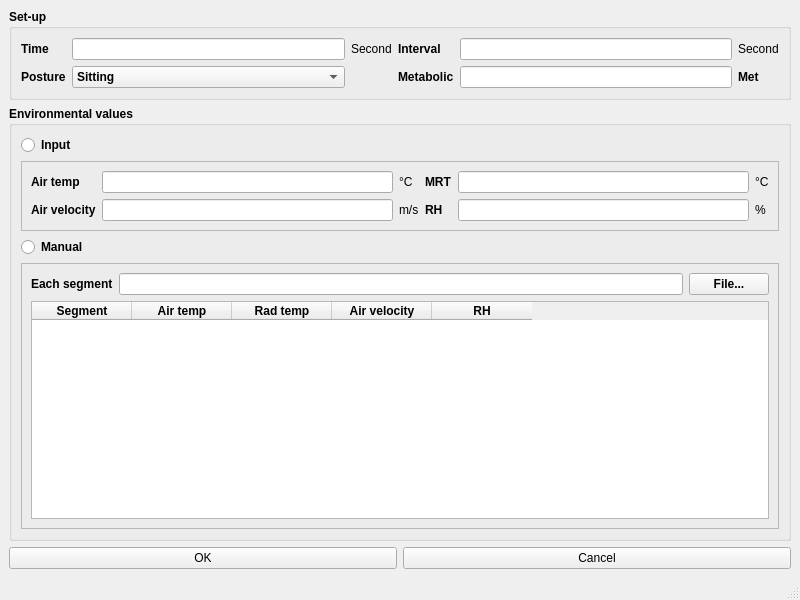
<?xml version="1.0" encoding="UTF-8"?>
<ui version="4.0">
 <class>MainWindow</class>
 <widget class="QMainWindow" name="MainWindow">
  <property name="geometry">
   <rect>
    <x>0</x>
    <y>0</y>
    <width>800</width>
    <height>600</height>
   </rect>
  </property>
  <property name="windowTitle">
   <string>Pre conditioning</string>
  </property>
  <property name="windowIcon">
   <iconset>
    <normaloff>human-body-standing-black-icon.ico</normaloff>human-body-standing-black-icon.ico</iconset>
  </property>
  <widget class="QWidget" name="centralwidget">
   <layout class="QVBoxLayout" name="verticalLayout_2">
    <item>
     <widget class="QGroupBox" name="groupBox">
      <property name="font">
       <font>
        <weight>75</weight>
        <bold>true</bold>
       </font>
      </property>
      <property name="title">
       <string>Set-up</string>
      </property>
      <property name="flat">
       <bool>true</bool>
      </property>
      <layout class="QGridLayout" name="gridLayout_3">
       <item row="1" column="0">
        <widget class="QLabel" name="label_5">
         <property name="text">
          <string>Posture</string>
         </property>
        </widget>
       </item>
       <item row="0" column="4">
        <widget class="QLabel" name="label_3">
         <property name="font">
          <font>
           <weight>50</weight>
           <bold>false</bold>
          </font>
         </property>
         <property name="text">
          <string>Second</string>
         </property>
        </widget>
       </item>
       <item row="0" column="7">
        <widget class="QLabel" name="label_4">
         <property name="font">
          <font>
           <weight>50</weight>
           <bold>false</bold>
          </font>
         </property>
         <property name="text">
          <string>Second</string>
         </property>
        </widget>
       </item>
       <item row="0" column="3">
        <widget class="QLineEdit" name="lineEdit"/>
       </item>
       <item row="0" column="0">
        <widget class="QLabel" name="label">
         <property name="font">
          <font>
           <weight>75</weight>
           <bold>true</bold>
          </font>
         </property>
         <property name="text">
          <string>Time</string>
         </property>
        </widget>
       </item>
       <item row="0" column="5">
        <widget class="QLabel" name="label_2">
         <property name="text">
          <string>Interval</string>
         </property>
        </widget>
       </item>
       <item row="0" column="6">
        <widget class="QLineEdit" name="lineEdit_2"/>
       </item>
       <item row="1" column="3">
        <widget class="QComboBox" name="comboBox">
         <item>
          <property name="text">
           <string>Sitting</string>
          </property>
         </item>
         <item>
          <property name="text">
           <string>Standing</string>
          </property>
         </item>
        </widget>
       </item>
       <item row="1" column="5">
        <widget class="QLabel" name="label_6">
         <property name="text">
          <string>Metabolic</string>
         </property>
        </widget>
       </item>
       <item row="1" column="6">
        <widget class="QLineEdit" name="lineEdit_3"/>
       </item>
       <item row="1" column="7">
        <widget class="QLabel" name="label_7">
         <property name="text">
          <string>Met</string>
         </property>
        </widget>
       </item>
      </layout>
     </widget>
    </item>
    <item>
     <widget class="QGroupBox" name="groupBox_2">
      <property name="font">
       <font>
        <weight>75</weight>
        <bold>true</bold>
       </font>
      </property>
      <property name="title">
       <string>Environmental values</string>
      </property>
      <property name="flat">
       <bool>true</bool>
      </property>
      <property name="checkable">
       <bool>false</bool>
      </property>
      <layout class="QGridLayout" name="gridLayout_4">
       <item row="3" column="0">
        <widget class="QFrame" name="frame_2">
         <property name="frameShape">
          <enum>QFrame::StyledPanel</enum>
         </property>
         <property name="frameShadow">
          <enum>QFrame::Raised</enum>
         </property>
         <layout class="QGridLayout" name="gridLayout_6">
          <item row="0" column="2">
           <widget class="QPushButton" name="btn_file">
            <property name="text">
             <string>File...</string>
            </property>
           </widget>
          </item>
          <item row="0" column="1">
           <widget class="QLineEdit" name="txt_file"/>
          </item>
          <item row="0" column="0">
           <widget class="QLabel" name="label_16">
            <property name="text">
             <string>Each segment</string>
            </property>
           </widget>
          </item>
          <item row="1" column="0" colspan="3">
           <widget class="QTableWidget" name="table_pre_conditioning">
            <column>
             <property name="text">
              <string>Segment</string>
             </property>
            </column>
            <column>
             <property name="text">
              <string>Air temp</string>
             </property>
            </column>
            <column>
             <property name="text">
              <string>Rad temp</string>
             </property>
            </column>
            <column>
             <property name="text">
              <string>Air velocity</string>
             </property>
            </column>
            <column>
             <property name="text">
              <string>RH</string>
             </property>
            </column>
           </widget>
          </item>
         </layout>
        </widget>
       </item>
       <item row="2" column="0">
        <widget class="QRadioButton" name="radioButton_2">
         <property name="text">
          <string>Manual</string>
         </property>
        </widget>
       </item>
       <item row="0" column="0">
        <widget class="QRadioButton" name="radioButton">
         <property name="text">
          <string>Input</string>
         </property>
        </widget>
       </item>
       <item row="1" column="0">
        <widget class="QFrame" name="frame">
         <property name="frameShape">
          <enum>QFrame::StyledPanel</enum>
         </property>
         <property name="frameShadow">
          <enum>QFrame::Raised</enum>
         </property>
         <layout class="QGridLayout" name="gridLayout_5">
          <item row="0" column="4">
           <widget class="QLabel" name="label_10">
            <property name="text">
             <string>MRT</string>
            </property>
           </widget>
          </item>
          <item row="1" column="4">
           <widget class="QLabel" name="label_14">
            <property name="text">
             <string>RH</string>
            </property>
           </widget>
          </item>
          <item row="0" column="3">
           <widget class="QLabel" name="label_9">
            <property name="font">
             <font>
              <weight>50</weight>
              <bold>false</bold>
             </font>
            </property>
            <property name="text">
             <string>°C</string>
            </property>
           </widget>
          </item>
          <item row="0" column="2">
           <widget class="QLineEdit" name="lineEdit_4"/>
          </item>
          <item row="0" column="6">
           <widget class="QLineEdit" name="lineEdit_5"/>
          </item>
          <item row="1" column="0">
           <widget class="QLabel" name="label_12">
            <property name="text">
             <string>Air velocity</string>
            </property>
           </widget>
          </item>
          <item row="1" column="3">
           <widget class="QLabel" name="label_13">
            <property name="font">
             <font>
              <weight>50</weight>
              <bold>false</bold>
             </font>
            </property>
            <property name="text">
             <string>m/s</string>
            </property>
           </widget>
          </item>
          <item row="0" column="7">
           <widget class="QLabel" name="label_11">
            <property name="font">
             <font>
              <weight>50</weight>
              <bold>false</bold>
             </font>
            </property>
            <property name="text">
             <string>°C</string>
            </property>
           </widget>
          </item>
          <item row="1" column="2">
           <widget class="QLineEdit" name="lineEdit_6"/>
          </item>
          <item row="0" column="0">
           <widget class="QLabel" name="label_8">
            <property name="text">
             <string>Air temp</string>
            </property>
           </widget>
          </item>
          <item row="1" column="6">
           <widget class="QLineEdit" name="lineEdit_7"/>
          </item>
          <item row="1" column="7">
           <widget class="QLabel" name="label_15">
            <property name="font">
             <font>
              <weight>50</weight>
              <bold>false</bold>
             </font>
            </property>
            <property name="text">
             <string>%</string>
            </property>
           </widget>
          </item>
         </layout>
        </widget>
       </item>
      </layout>
     </widget>
    </item>
    <item>
     <layout class="QHBoxLayout" name="horizontalLayout_3">
      <item>
       <widget class="QPushButton" name="pushButton_3">
        <property name="text">
         <string>OK</string>
        </property>
       </widget>
      </item>
      <item>
       <widget class="QPushButton" name="pushButton_2">
        <property name="text">
         <string>Cancel</string>
        </property>
       </widget>
      </item>
     </layout>
    </item>
   </layout>
  </widget>
  <widget class="QMenuBar" name="menubar">
   <property name="geometry">
    <rect>
     <x>0</x>
     <y>0</y>
     <width>800</width>
     <height>21</height>
    </rect>
   </property>
  </widget>
  <widget class="QStatusBar" name="statusbar"/>
 </widget>
 <resources/>
 <connections/>
</ui>
